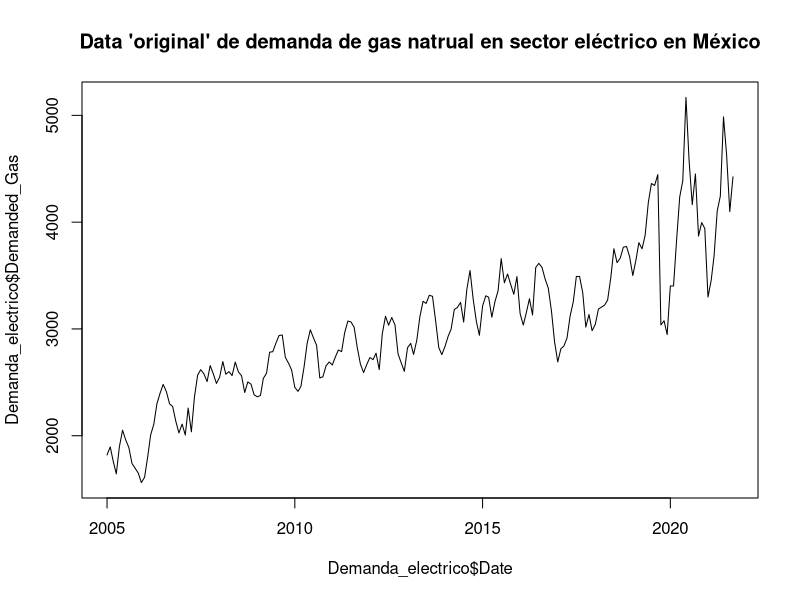
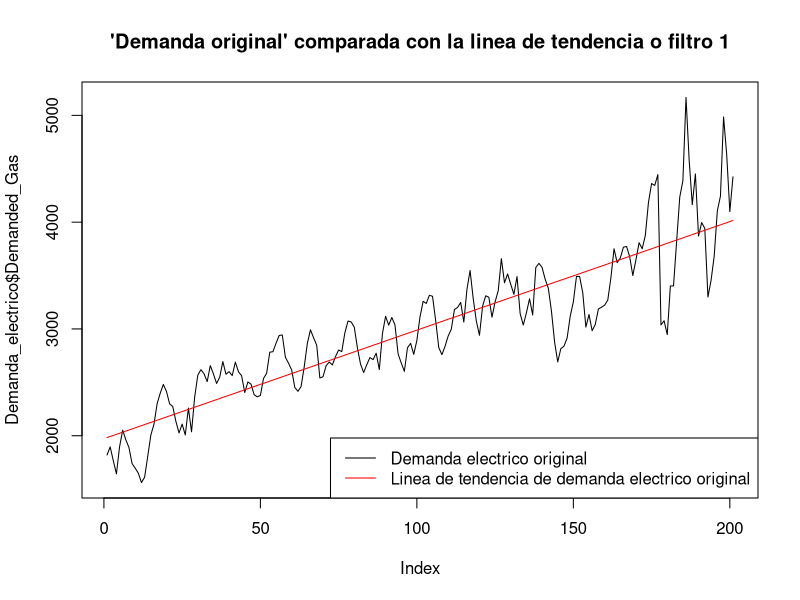
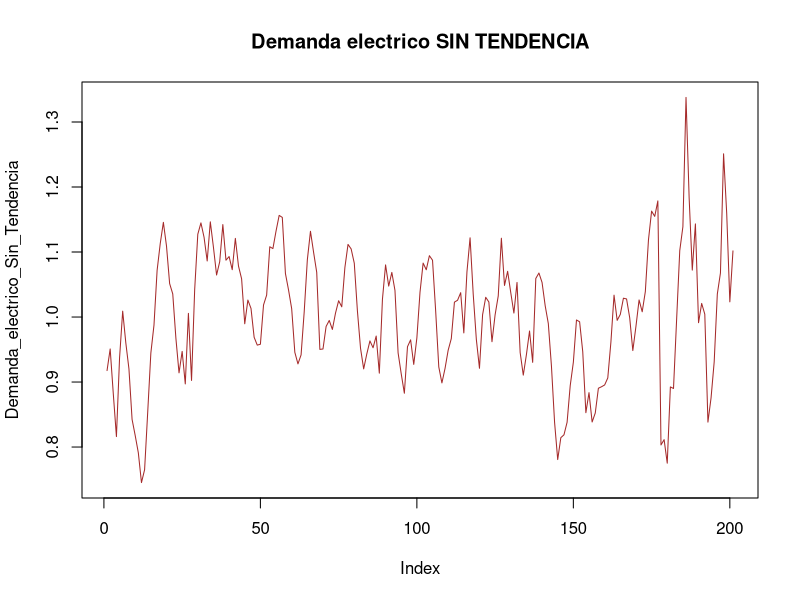
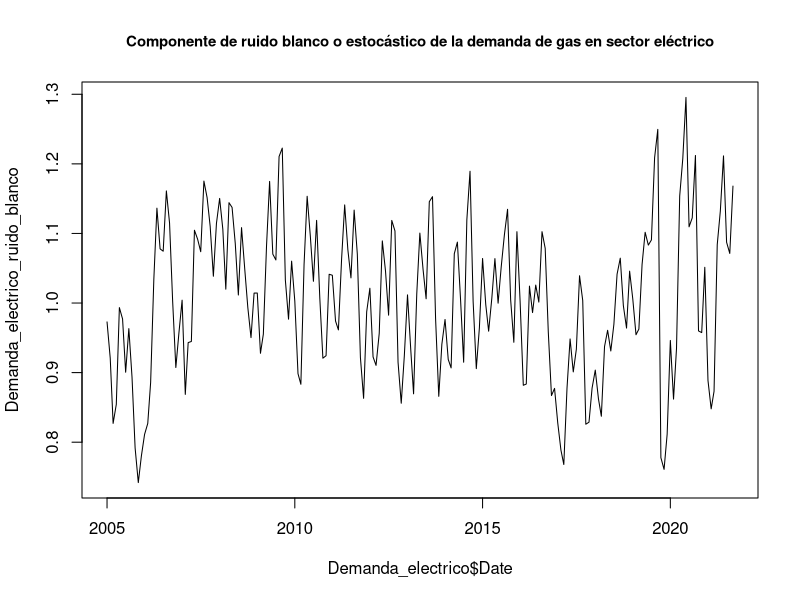
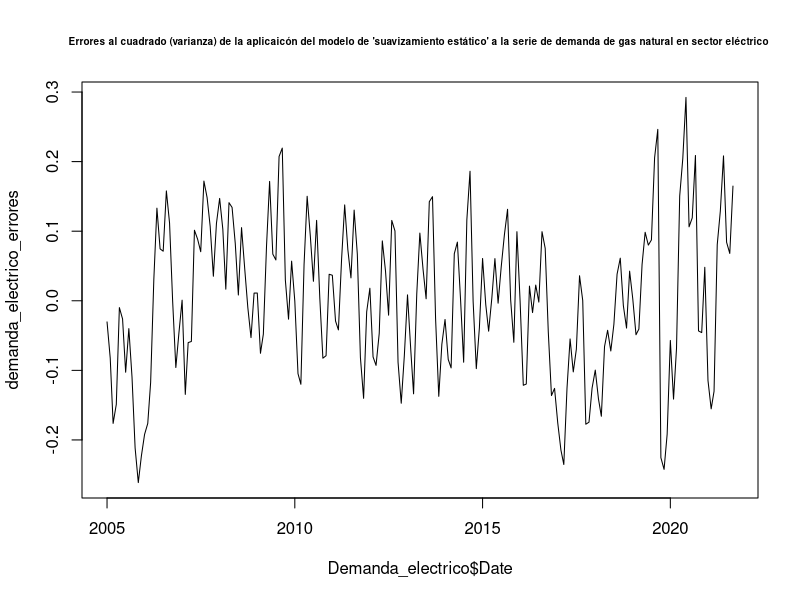
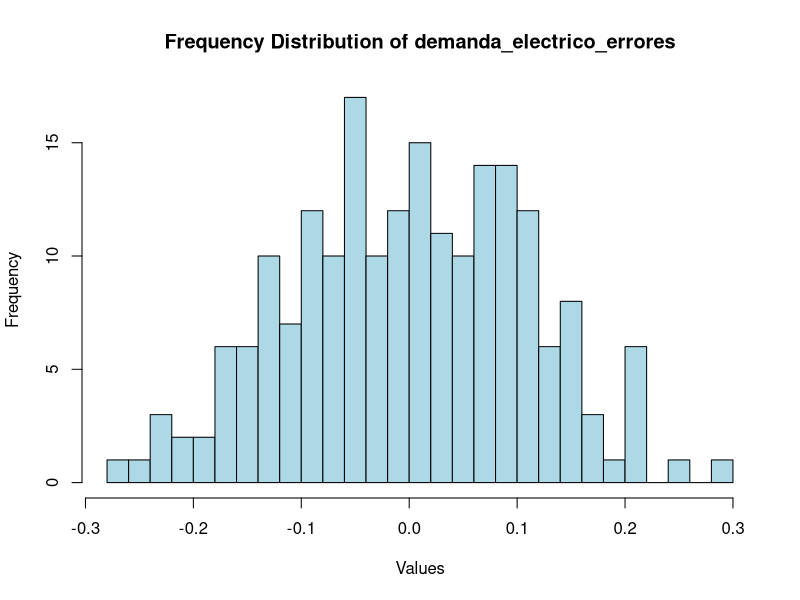
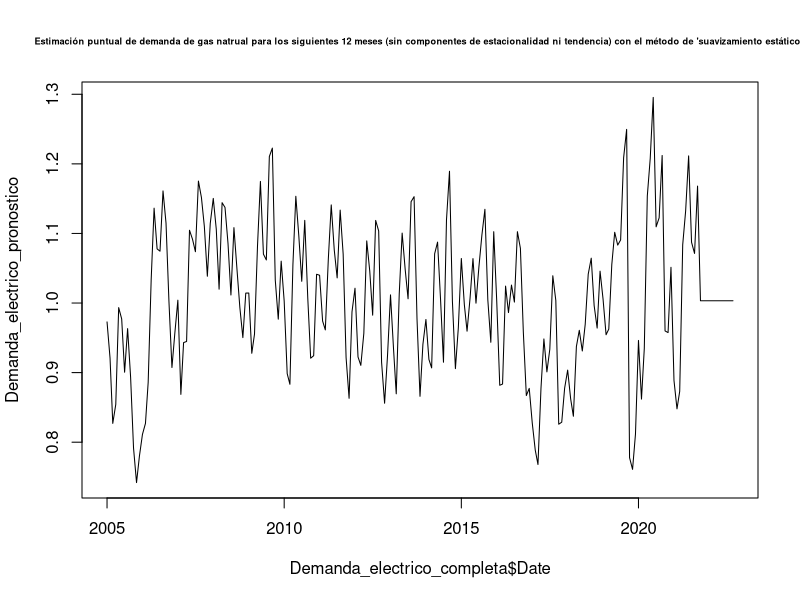
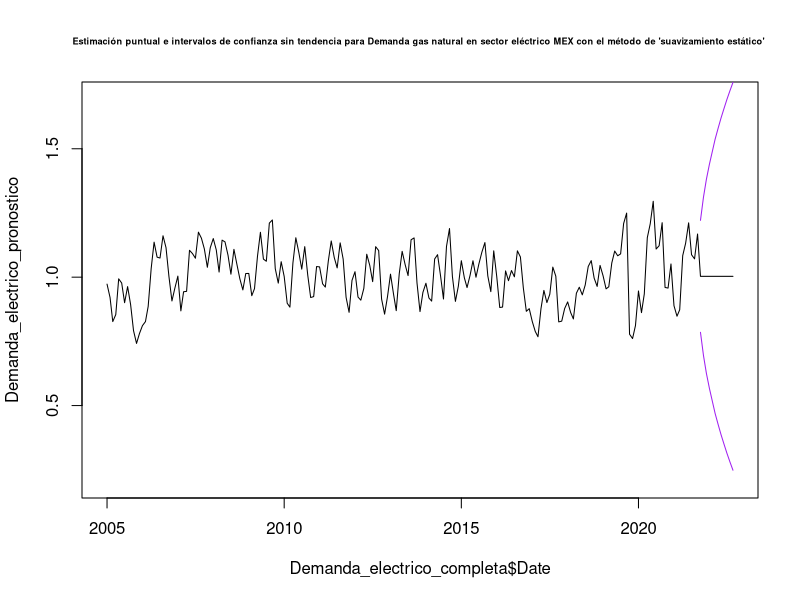

Source code (R) for these figures, in order:
## ---- chunk 1
knitr::opts_chunk$set(echo = TRUE)
## ---- chunk 2
library("readxl")
Demanda_electrico <-read_excel("Demanda_electrico_2022_full1_pp.xlsx")
## ---- chunk 3
head(Demanda_electrico)
summary(Demanda_electrico)
typeof(Demanda_electrico)
dim(Demanda_electrico)
## ---- chunk 4
plot(Demanda_electrico$Date, Demanda_electrico$Demanded_Gas, type = "l", main="Data 'original' de demanda de gas natrual en sector eléctrico en México")
## ---- chunk 5

Electrico_Demanded_gas_line<-lm(Demanded_Gas~Date, data=Demanda_electrico)

Electrico_Demanded_gas_line


## ---- chunk 6
Electrico_Demanded_gas_line_aplicada <- predict(Electrico_Demanded_gas_line, newdata = data.frame(Date = Demanda_electrico$Date))

head(Electrico_Demanded_gas_line_aplicada)

## ---- chunk 7

plot(Demanda_electrico$Demanded_Gas, type = "l", main = "'Demanda original' comparada con la linea de tendencia o filtro 1")

lines(Electrico_Demanded_gas_line_aplicada, col = "red")


legend("bottomright", legend = c("Demanda electrico original", "Linea de tendencia de demanda electrico original"), 
       col = c("black", "red"), lty = 1)


## ---- chunk 8
Demanda_electrico_Sin_Tendencia<-Demanda_electrico$Demanded_Gas/Electrico_Demanded_gas_line_aplicada

plot(Demanda_electrico_Sin_Tendencia, type="l", main="Demanda electrico SIN TENDENCIA", col='brown')
head(Demanda_electrico_Sin_Tendencia)
## ---- chunk 9
# Generate indices for T1, T2, T3, and T4
# Define the indices for each subset
T1_indices <- c(seq(1, 3), seq(13, 15), seq(25, 27), seq(37, 39), seq(49, 51), seq(61, 63), seq(73, 75), seq(85, 87), seq(97, 99), seq(109, 111), seq(121, 123), seq(133, 135), seq(145, 147), seq(157, 159), seq(169, 171), seq(181, 183), seq(193, 195))


T2_indices <- c(seq(4, 6), seq(16, 18), seq(28, 30), seq(40, 42), seq(52, 54), seq(64, 66), seq(76, 78), seq(88, 90), seq(100, 102), seq(112, 114), seq(124, 126), seq(136, 138), seq(148, 150), seq(160, 162), seq(172, 174), seq(184, 186), seq(196, 198))

T3_indices <- c(seq(7, 9), seq(19, 21), seq(31, 33), seq(43, 45), seq(55, 57), seq(67, 69), seq(79, 81), seq(91, 93), seq(103, 105), seq(115, 117), seq(127, 129), seq(139, 141), seq(151, 153), seq(163, 165), seq(175, 177), seq(187, 189), seq(199, 201))

T4_indices <- c(seq(10, 12), seq(22, 24), seq(34, 36), seq(46, 48), seq(58, 60), seq(70, 72), seq(82, 84), seq(94, 96), seq(106, 108), seq(118, 120), seq(130, 132), seq(142, 144), seq(154, 156), seq(166, 168), seq(178, 180), seq(190, 192), seq(202, 204))


# Create the subsets
T1 <- Demanda_electrico_Sin_Tendencia[T1_indices]
head(T1)
T2 <- Demanda_electrico_Sin_Tendencia[T2_indices]
head(T2)
T3 <- Demanda_electrico_Sin_Tendencia[T3_indices]
head(T3)
T4 <- Demanda_electrico_Sin_Tendencia[T4_indices]
head(T4)



## ---- chunk 10

FE1_electrico<-mean(T1)/mean(Demanda_electrico_Sin_Tendencia)
FE1_electrico

FE2_electrico<-mean(T2)/mean(Demanda_electrico_Sin_Tendencia)
FE2_electrico

FE3_electrico<-mean(T3)/mean(Demanda_electrico_Sin_Tendencia)
FE3_electrico

FE4_electrico<-mean(T4, na.rm = TRUE)/mean(Demanda_electrico_Sin_Tendencia)
FE4_electrico
## ---- chunk 11
FE1_electrico
## ---- chunk 12
FE4_electrico
## ---- chunk 13
FE2_electrico
## ---- chunk 14
FE3_electrico
FE4_electrico
## ---- chunk 15

Demanda_electrico_ruido_blanco<-Demanda_electrico_Sin_Tendencia/c(FE1_electrico, FE2_electrico, FE3_electrico, FE4_electrico)

head(Demanda_electrico_ruido_blanco)


plot(Demanda_electrico$Date, Demanda_electrico_ruido_blanco, type="l", 
     main="Componente de ruido blanco o estocástico de la demanda de gas en sector eléctrico",
     cex.main=0.9)

## ---- chunk 16

## Se calculan los errores como Errores= Componente estocástico o ruido blanco - Media del componente estocástico o ruido blanco
demanda_electrico_errores <-Demanda_electrico_ruido_blanco-mean(Demanda_electrico_ruido_blanco)

plot(Demanda_electrico$Date, demanda_electrico_errores, type="l", main="Errores al cuadrado (varianza) de la aplicaicón del modelo de 'suavizamiento estático' a la serie de demanda de gas natural en sector eléctrico ", cex.main=0.6)

## ---- chunk 17


mean(demanda_electrico_errores)
## ---- chunk 18
## Se calcula la varianza
var(demanda_electrico_errores)

## Se calcula la desviación estandar 
sd_est_demanda_electrico <-sd(demanda_electrico_errores)
## ---- chunk 19
hist(demanda_electrico_errores, breaks = 20, col = "lightblue", main = "Frequency Distribution of demanda_electrico_errores", xlab = "Values", ylab = "Frequency")

## ---- chunk 20

Demanda_electrico_completa <-read_excel("Demanda_electrico_2022_full1.xlsx")
head(Demanda_electrico_completa)
tail(Demanda_electrico_completa)
## ---- chunk 21

Demanda_electrico_pronostico<-c(Demanda_electrico_ruido_blanco, rep(mean(Demanda_electrico_ruido_blanco), 12))

plot(Demanda_electrico_completa$Date,Demanda_electrico_pronostico, type="l", main = "Estimación puntual de demanda de gas natrual para los siguientes 12 meses (sin componentes de estacionalidad ni tendencia) con el método de 'suavizamiento estático' ", cex.main=0.55)

## ---- chunk 22
mean(Demanda_electrico_ruido_blanco)
## ---- chunk 23
LI_demanda_electrico<-Demanda_electrico_pronostico[202:213]-2*sd_est_demanda_electrico*c(1:12)^.5
LS_demanda_electrico<-Demanda_electrico_pronostico[202:213]+2*sd_est_demanda_electrico*c(1:12)^.5

## Tambien se debe "crear la linea para nuestros limites" teniendo NA en los valores de datos historicos, así como los 12 valores de limites previamente calculados

LI_demanda_electrico_lineaA<-c(rep(NA, times=201), LI_demanda_electrico)
head(LI_demanda_electrico_lineaA)
tail(LI_demanda_electrico_lineaA)

LS_demanda_electrico_lineaA<-c(rep(NA, times=201), LS_demanda_electrico)
head(LS_demanda_electrico_lineaA)
tail(LS_demanda_electrico_lineaA)

## ---- chunk 24


plot(Demanda_electrico_completa$Date,Demanda_electrico_pronostico, type="l", main = "Estimación puntual e intervalos de confianza sin tendencia para Demanda gas natural en sector eléctrico MEX con el método de 'suavizamiento estático' ", cex.main=0.55, ylim=c(0.2,1.7))


#lines(Demanda_electrico_pronostico, col="Red")
lines(Demanda_electrico_completa$Date, LI_demanda_electrico_lineaA, col="Purple")
lines(Demanda_electrico_completa$Date, LS_demanda_electrico_lineaA, col="Purple")
## ---- chunk 25

# Devolver estacionalidada

Demanda_electrico_pronostico_cest<-Demanda_electrico_pronostico*c(FE1_electrico, FE2_electrico,FE3_electrico, FE4_electrico)
head(Demanda_electrico_pronostico_cest)
tail(Demanda_electrico_pronostico_cest)


LI_demanda_electrico_cest<-LI_demanda_electrico_lineaA*c(FE1_electrico, FE2_electrico,FE3_electrico, FE4_electrico)
head(LI_demanda_electrico_cest)
tail(LI_demanda_electrico_cest)




LS_demanda_electrico_cest<-LS_demanda_electrico_lineaA*c(FE1_electrico, FE2_electrico,FE3_electrico, FE4_electrico)
head(LS_demanda_electrico_cest)
tail(LS_demanda_electrico_cest)


plot(Demanda_electrico_completa$Date, Demanda_electrico_pronostico_cest, type="l", main="Demanda electrico estimaciones puntuales ajustada con componente de estacionalidad (con método estático) ", cex.main= 0.75)
lines(LI_demanda_electrico_cest, col="violet")
lines(LS_demanda_electrico_cest, col="violet")
## ---- chunk 26
# Repeat seasonal factors
n <- length(Demanda_electrico_pronostico)
repeated_FE <- rep(c(FE1_electrico, FE2_electrico, FE3_electrico, FE4_electrico), length.out = n)

# Compute components with seasonal factor
Demanda_electrico_pronostico_cest <- Demanda_electrico_pronostico * repeated_FE
LI_demanda_electrico_cest <- LI_demanda_electrico_lineaA * repeated_FE
tail(LI_demanda_electrico_cest)

LS_demanda_electrico_cest <- LS_demanda_electrico_lineaA * repeated_FE
tail(LS_demanda_electrico_cest)



# Plot with confidence intervals
plot(Demanda_electrico_pronostico_cest, 
     type="l", main="Demanda electrico estimación puntual e intervalos de confianza ajustada con componente de estacionalidad (con método estático)", 
     cex.main=0.65, ylim=c(0.4,1.8))
lines(LI_demanda_electrico_cest, col="violet")
lines(LS_demanda_electrico_cest, col="violet")

## ---- chunk 27
# create a new data set with 12 additional months
extended_dates_electrico <- seq(as.Date("2005-01-01"), as.Date("2022-09-01"), by = "month")

# create a data frame with 225 rows
extended_demanda_electrico <- data.frame(Date = extended_dates_electrico, 
                                         Demanded_Gas = rep(NA, length(extended_dates_electrico)))

# assign values to a subset of Demanded_Gas that corresponds to the length of Demanda_electrico$Demanded_Gas
extended_demanda_electrico$Demanded_Gas[1:length(Demanda_electrico$Demanded_Gas)] <- Demanda_electrico$Demanded_Gas


extended_demanda_electrico$Date <- as.POSIXct(as.character(extended_demanda_electrico$Date), format = "%Y-%m-%d")

head(extended_demanda_electrico)
tail(extended_demanda_electrico)


## ---- chunk 28
Electrico_Demanded_gas_line_aplicada2 <- predict(Electrico_Demanded_gas_line, newdata = data.frame(Date = extended_demanda_electrico$Date))

head(Electrico_Demanded_gas_line_aplicada2)
tail(Electrico_Demanded_gas_line_aplicada2)
## ---- chunk 29



Demanda_electrico_pronostico_ajustado<-Demanda_electrico_pronostico_cest*Electrico_Demanded_gas_line_aplicada2

LI_demanda_electrico_ajustado<-LI_demanda_electrico_cest*Electrico_Demanded_gas_line_aplicada2
LS_demanda_electrico_ajustado<-LS_demanda_electrico_cest*Electrico_Demanded_gas_line_aplicada2


plot(Demanda_electrico_completa$Date, Demanda_electrico_pronostico_ajustado, type="l", ylim=c(0, max(LS_demanda_electrico_ajustado, na.rm = TRUE)),  main="Demanda electrico estimación puntual e intervalos de condianza  ajustada con componentes de estacionalidad y de trend (con método estático) vs Demanda real", 
     cex.main=0.5, col="blue")
lines(Demanda_electrico_completa$Date,LI_demanda_electrico_ajustado, col="violet")
lines(Demanda_electrico_completa$Date, LS_demanda_electrico_ajustado, col="violet")
lines(Demanda_electrico_completa$Date, Demanda_electrico_completa$Demanded_Gas, col="black")


legend("bottomright", legend = c("Demanda electrico original", "Pronóstico calculado con método estático"), 
       col = c("black", "blue"), lty = 1)

## ---- chunk 30
# Create a data frame with the predicted values and intervals
df_demanda_electrico_pronostico <- data.frame(Demanded_Gas_original = c(Demanda_electrico_completa$Demanded_Gas), 
                                              Demanda_electrico_pronostico_ajustado = Demanda_electrico_pronostico_ajustado, 
                                              LI_demanda_electrico_ajustado = LI_demanda_electrico_ajustado, 
                                              LS_demanda_electrico_ajustado = LS_demanda_electrico_ajustado)

# View the resulting data frame
View(df_demanda_electrico_pronostico)

tail(df_demanda_electrico_pronostico)

## ---- chunk 31

##Primero formemos un vector con los valores reales 
Demanda_electrico_completa_reales12 <- Demanda_electrico_completa$Demanded_Gas[202:213]
Demanda_electrico_completa_reales12

## Despues formemos un vector con únicamente los valores pronósticados 
Demanda_electrico_E_forecast12 <- Demanda_electrico_pronostico_ajustado[202:213]
Demanda_electrico_E_forecast12

##Calculemos el MAPE entre estos dos vectores 

# First, calculate the absolute percentage error (APE) for each element in the vectors
APE_electrico_estatico <- abs((Demanda_electrico_completa_reales12 - Demanda_electrico_E_forecast12) / Demanda_electrico_completa_reales12)

# Calculate the mean APE across all elements in the vectors
MAPE_electrico_estatico <- mean(APE_electrico_estatico) * 100

# Print the MAPE value
cat("El error tipo MAPE  para el forecast calculado con el método de 'suavizamiento estático'de la serie de demanda de gas natural en el sector eléctrico es:", MAPE_electrico_estatico, "%")


## ---- chunk 32
Demanda_electrico_ts <-ts(Demanda_electrico$Demanded_Gas, frequency =12, start =c(2005,1))
head(Demanda_electrico_ts)
tail(Demanda_electrico_ts)
## ---- chunk 33
plot(Demanda_electrico_ts, main="Demanda electrico train data en tipo time series (Valores de Enero de 2005 a Agosto de 2021)", cex.main=0.8)
## ---- chunk 34
Demanda_electrico_ts_hw1 <-HoltWinters(Demanda_electrico_ts, seasonal = 'multiplicative')
Demanda_electrico_ts_hw1
## ---- chunk 35
Demanda_electrico_ts_hw1$alpha
## ---- chunk 36
Demanda_electrico_ts_hw1$beta
## ---- chunk 37
Demanda_electrico_ts_hw1$gamma
## ---- chunk 38
plot(Demanda_electrico_ts_hw1, main="Aplicaicón del método de Holt Winters a Demanda electrico train data")
## ---- chunk 39

# Load the forecast package
library(forecast)
## ---- chunk 40
Demanda_electrico_ts_hw1_fc <- forecast(Demanda_electrico_ts_hw1, h=12, level=0.95)
Demanda_electrico_ts_hw1_fc
## ---- chunk 41
plot(Demanda_electrico_ts_hw1_fc, main="Forecast de Demanda_electrico usando el Método de Holt Winters")
## ---- chunk 42
Demanda_electrico_ts_hw1$SSE
## ---- chunk 43


## Formemos un vector con únicamente los valores pronósticados 
Demanda_electrico_HW_forecast12 <- Demanda_electrico_ts_hw1_fc$mean
Demanda_electrico_HW_forecast12



## ---- chunk 44

##Calculemos el MAPE entre estos dos vectores 

# First, calculate the absolute percentage error (APE) for each element in the vectors
APE_electrico_HW <- abs((Demanda_electrico_completa_reales12 - Demanda_electrico_HW_forecast12) / Demanda_electrico_completa_reales12)

# Calculate the mean APE across all elements in the vectors
MAPE_electrico_HW <- mean(APE_electrico_HW) * 100

# Print the MAPE value
cat("MAPE error para el forecast calculado con el método de 'HoltWinters'es:", MAPE_electrico_HW, "%")
## ---- chunk 45
Demanda_electrico_ts_hw1$SSE
## ---- chunk 46
sse_Demanda_electrico_hw <- ((Demanda_electrico_ts_hw1$SSE)/(length(Demanda_electrico_ts)))^0.5
sse_Demanda_electrico_hw
## ---- chunk 47
SSE_demanda_electrico_E <- sum(demanda_electrico_errores^2)
SSE_demanda_electrico_E
## ---- chunk 48
cat("MAPE error para el forecast calculado con el método de 'suavizamiento estático'es:", MAPE_electrico_estatico, "%")

  
cat("MAPE error para el forecast calculado con el método de 'HoltWinters'es:", MAPE_electrico_HW, "%")
## ---- chunk 49
LI_demanda_electrico_ajustado[202:213]

LS_demanda_electrico_ajustado[202:213]

intervalos_metodo_E<- data.frame(LI_demanda_electrico_ajustado =LI_demanda_electrico_ajustado[202:213], LS_demanda_electrico_ajustado= LS_demanda_electrico_ajustado[202:213])

intervalos_metodo_E

## ---- chunk 50
Demanda_electrico_ts_hw1_fc
